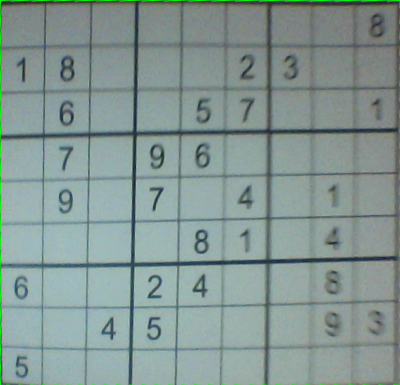
#> input picture out.png, 400 x 385 px
$ python other_thrisholding.py
#> lines starting #> are read from the running program, lines starting #| are printed output that depends on the picture; after the words box and inside, x2 and y2 are one past the last pixel; in counts of white or black regions, pixels touching at a corner belong together
import numpy as np
import cv2

img = cv2.imread("out.png") # ('sudoku.png')
#> img is the input picture: shape (385, 400, 3); mean B, G, R 147.7, 151, 132.9
gray = cv2.cvtColor(img, cv2.COLOR_BGR2GRAY)
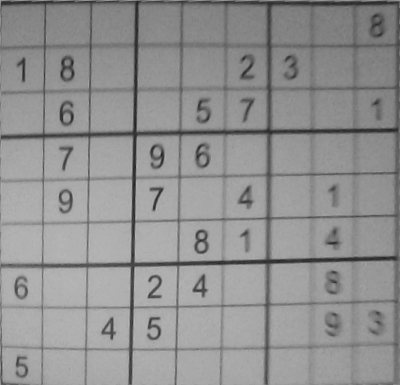
#> gray: shape (385, 400); min 31, max 187, mean 145.2
# gray = cv2.GaussianBlur(gray, (3, 3), 0)
# ret, im_th = cv2.threshold(gray, 90, 255, cv2.THRESH_BINARY_INV)

# The blockSize determines the size of the neighbourhood area and C is a
# constant that is subtracted from the mean or weighted sum of the neighbourhood pixels
im_th = cv2.adaptiveThreshold(gray,255,cv2.ADAPTIVE_THRESH_GAUSSIAN_C,\
            cv2.THRESH_BINARY_INV,35,12)
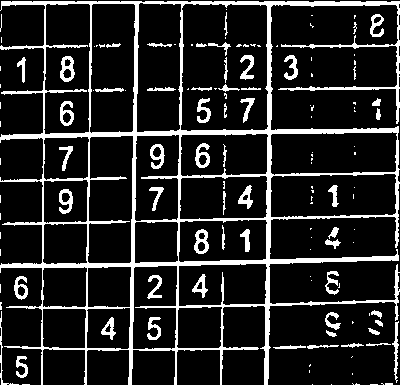
#> im_th: shape (385, 400); 14.7% white; 135 white regions (78 under 20 px), largest, box (x1, y1, x2, y2) and area: (0, 1, 400, 385) 16368, (60, 56, 75, 82) 219, (194, 229, 209, 254) 209


cv2.imshow("im_th", im_th)
cv2.waitKey()
